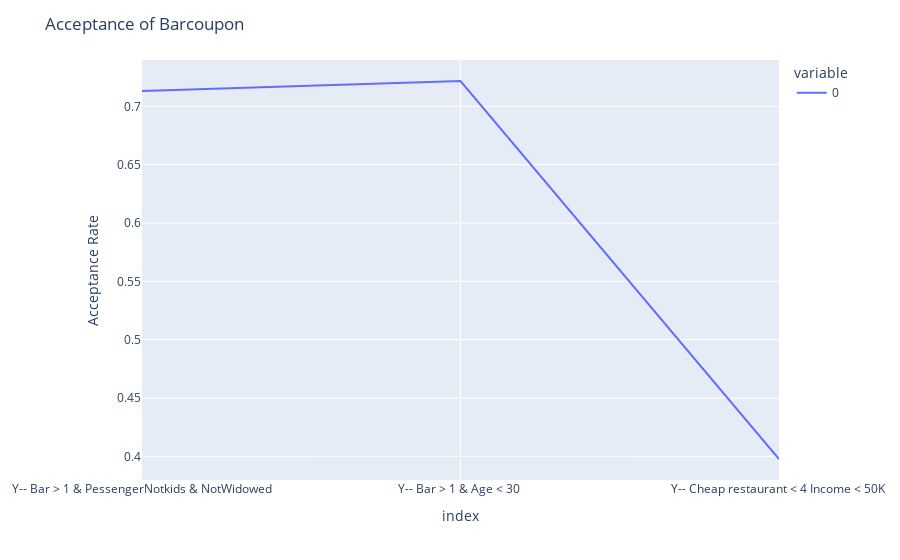

Notebook code cell kept with this figure:
### Code cell
# Plotly line plot to visualize the acceptance rate with three different criterias.
fig = px.line(e)
fig.update_layout(
    title='Acceptance of Barcoupon',   
    yaxis=dict(title='Acceptance Rate')       
)
fig.show()
#Findings: The rate of acceptance is higher who are less than 30 years (.721), and the people with Income
#less than 50k has the acceptance rate lowest(.40). While the people under age 30 and visit the bar more 
# than once a month has a rate of (.713) which almost matches the first category.

### Figure 1 — Plotly figure (JSON) as saved in the notebook; plotly's stock layout.template omitted (floating-point values rounded to 4 significant figures)
{"data": [{"hovertemplate": "variable=0<br>index=%{x}<br>value=%{y}<extra></extra>", "legendgroup": "0", "line": {"color": "#636efa", "dash": "solid"}, "marker": {"symbol": "circle"}, "mode": "lines", "name": "0", "orientation": "v", "showlegend": true, "type": "scatter", "x": ["Y-- Bar > 1 & PessengerNotkids & NotWidowed", "Y-- Bar > 1 & Age < 30 ", "Y-- Cheap restaurant < 4 Income < 50K "], "xaxis": "x", "y": [0.7132, 0.7217, 0.3977], "yaxis": "y"}], "layout": {"legend": {"title": {"text": "variable"}, "tracegroupgap": 0}, "margin": {"t": 60}, "title": {"text": "Acceptance of Barcoupon"}, "xaxis": {"anchor": "y", "domain": [0, 1], "title": {"text": "index"}}, "yaxis": {"anchor": "x", "domain": [0, 1], "title": {"text": "Acceptance Rate"}}}}
